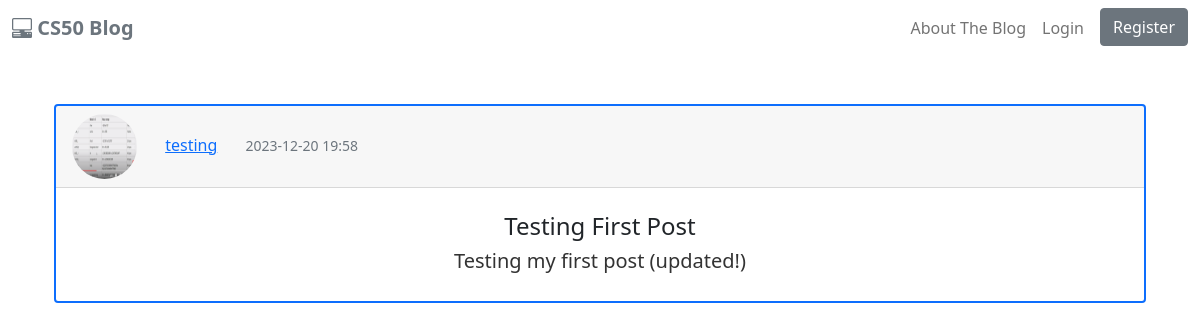
/post/1, run on the app's committed database.
### cs50blog/models.py (models this page shows, shortened)
class User(db.Model, UserMixin):
    id = db.Column(db.Integer, primary_key=True)
    username = db.Column(db.String(25), unique=True, nullable=False)
    email = db.Column(db.String(120), unique=True, nullable=False)
    image_file = db.Column(db.String(20), nullable=False, default='default.jpg')
    password = db.Column(db.String(25), nullable=False)
    posts = db.relationship('Post', backref='author', lazy=True)

class Post(db.Model):
    id = db.Column(db.Integer, primary_key=True)
    title = db.Column(db.String(120), nullable=False)
    date_posted = db.Column(db.DateTime, nullable=False, default=datetime.utcnow)
    content = db.Column(db.Text, nullable=False)
    user_id = db.Column(db.Integer, db.ForeignKey('user.id'), nullable=False)

### cs50blog/routes.py (the view)
@app.route("/post/<int:post_id>")
def post(post_id):
    post = Post.query.get_or_404(post_id)
    return render_template('post.html', title=post.title, post=post)

### cs50blog/templates/post.html (shortened to what this page needs)
{% extends "layout.html" %}
{% block main %}
    <div class="container-lg my-5">
        <div class="card border-primary border-2">
            <div class="card-header text-primary d-flex justify-content-between">
                <div>
                    <img src="{{ url_for('static', filename='profile_pics/' + post.author.image_file) }}" class="rounded-circle article-img">
                    <a href="{{ url_for('user_posts', username=post.author.username) }}" class="mx-4">{{ post.author.username }}</a>
                    <small class="text-muted">{{ post.date_posted.strftime('%Y-%m-%d  %H:%M') }}</small>
                </div>
            </div>
            <div class="card-body text-center py-4">
                <h4 class="card-title">{{ post.title }}</h4>
                <p class="lead card-subtitle">{{ post.content }}</p>
            </div>
        </div>
    </div>
{% endblock %}

### cs50blog/static/main.css (style rules this page uses)
.article-img { height: 65px; width: 65px; }
p { color: #333; line-height: 1.6; }

### data on the page
User: image_file (picture), author.username "testing"
Post: date_posted "2023-12-20 19:58", title "Testing First Post", content "Testing my first post (updated!)"
